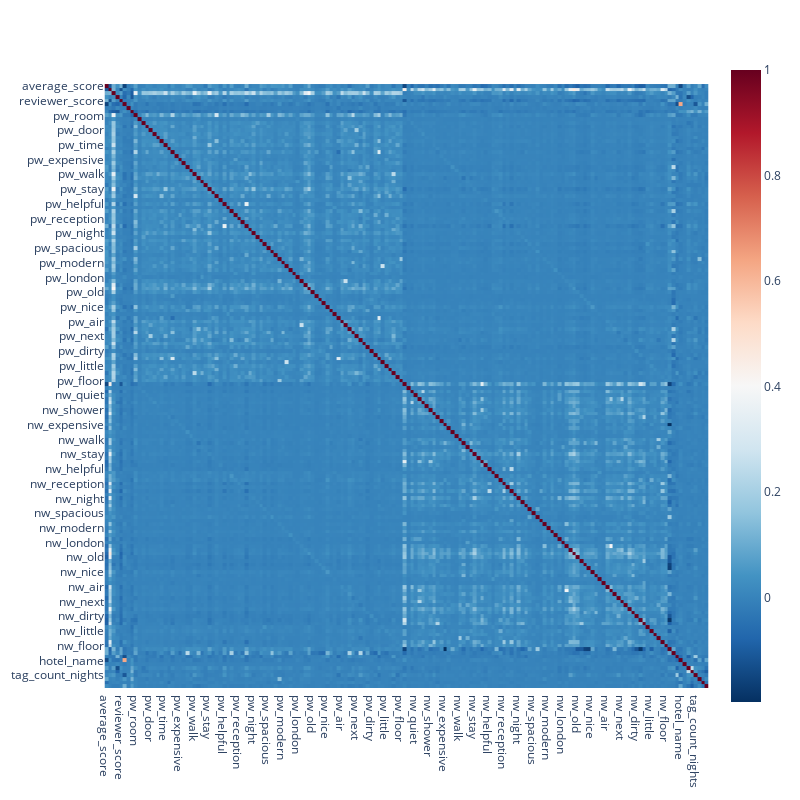

This figure's notebook cell:
### Code cell
fig = px.imshow(data_for_corr.drop(['sample'], axis=1).corr(),width=800, height=800,color_continuous_scale='RdBu_r')

fig.show()

### Figure 1 — Plotly figure (JSON) as saved in the notebook; plotly's stock layout.template omitted (floating-point values rounded to 4 significant figures; data arrays with more than 128 entries replaced by an {"elided": "..."} marker saying what was removed)
{"data": [{"coloraxis": "coloraxis", "hovertemplate": "x: %{x}<br>y: %{y}<br>color: %{z}<extra></extra>", "name": "0", "type": "heatmap", "x": {"elided": "171 str values"}, "xaxis": "x", "y": {"elided": "171 str values"}, "yaxis": "y", "z": {"elided": "171x171 float values"}}], "layout": {"coloraxis": {"colorscale": [[0, "rgb(5,48,97)"], [0.1, "rgb(33,102,172)"], [0.2, "rgb(67,147,195)"], [0.3, "rgb(146,197,222)"], [0.4, "rgb(209,229,240)"], [0.5, "rgb(247,247,247)"], [0.6, "rgb(253,219,199)"], [0.7, "rgb(244,165,130)"], [0.8, "rgb(214,96,77)"], [0.9, "rgb(178,24,43)"], [1, "rgb(103,0,31)"]]}, "height": 800, "margin": {"t": 60}, "width": 800, "xaxis": {"anchor": "y", "constrain": "domain", "domain": [0, 1], "scaleanchor": "y"}, "yaxis": {"anchor": "x", "autorange": "reversed", "constrain": "domain", "domain": [0, 1]}}}
